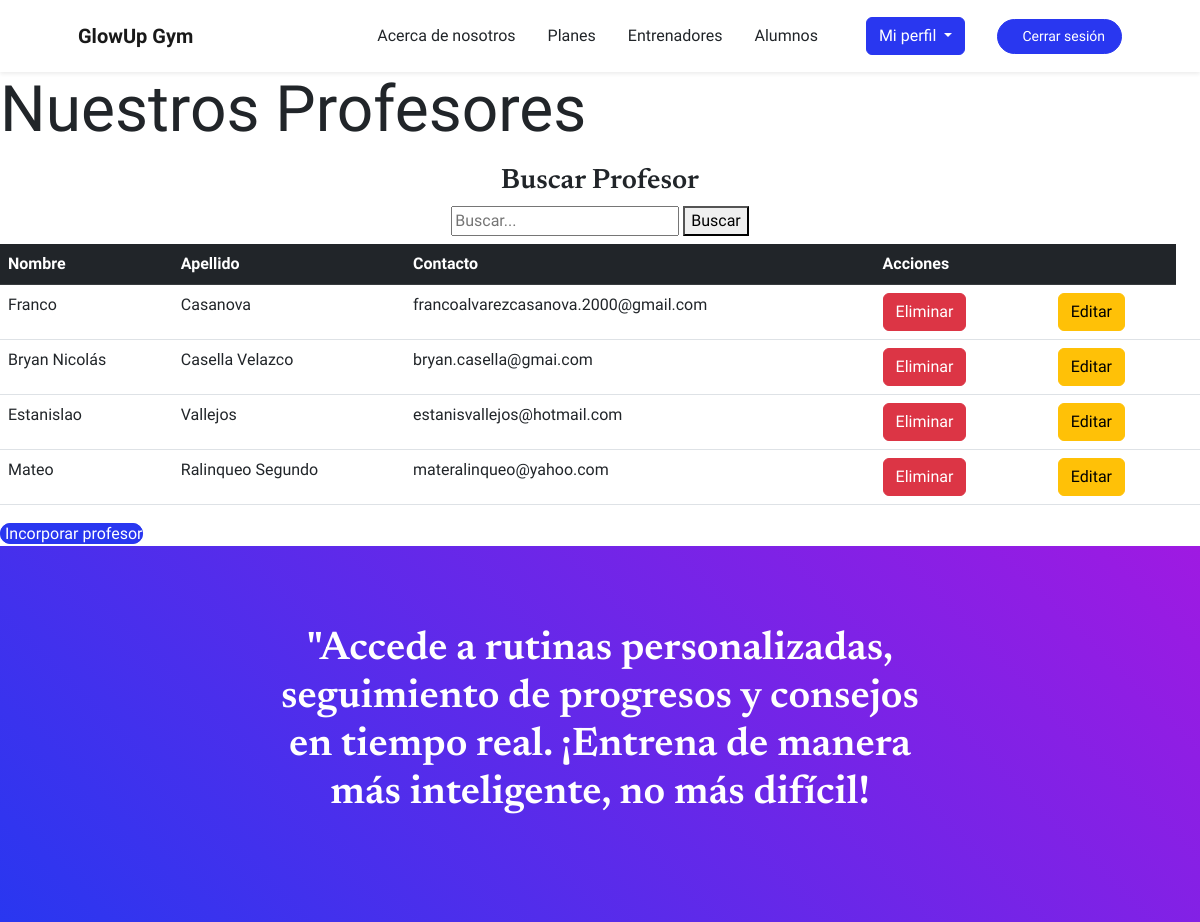
Screenshot of /app/profesores/ (signed in) with the database file from the repository.
### app/models.py (models this page shows, shortened)
class Profesor(models.Model):
    nombre = models.CharField(max_length=50)
    apellido = models.CharField(max_length=50)
    email = models.EmailField()
    telefono = models.CharField(max_length=15, null=True, blank=True)

### app/views.py (the view)
# urls.py: path('profesores/', Profesores, name='profesores'),
@login_required(login_url="login")
def Profesores(request):
    query = request.GET.get('q')
    if query:
        profes = Profesor.objects.filter(nombre__icontains=query)
    else:
        profes=Profesor.objects.all()
    return render(request,"app/profesores.html", {"profes":profes})

### app/templates/app/profesores.html (shortened to what this page needs)
{% extends 'app/base.html' %}
{% load static %}
{% block contenido%}
<br>
<br>
<br>
<h3 class="display-3 lh-3 mb-3" style="font-family: 'Fredoka One', sans-serif;">Nuestros Profesores</h3>
<h3 class="text-center mt-2">Buscar Profesor</h3>
<div class="d-flex flex-column align-items-center mb-2">
    <form action="" method="GET">
        <input type="text" name="q" placeholder="Buscar..." required>
        <button type="submit">Buscar</button>
    </form>
</div>
<table class="table">
    <thead class="table-dark">
        <tr>
            <th>Nombre</th>
            <th>Apellido</th>
            <th>Contacto</th>
            <th>Acciones</th>
            <th></th>
            <th></th>
        </tr>
    </thead>
    <tbody>
        {% for profes in profes %}
        <tr>
            <td>{{ profes.nombre }}</td>
            <td>{{ profes.apellido }}</td>
            <td>{{ profes.email }}</td>
                {% if user.is_superuser %}
                <td> <a class="btn btn-danger" href="{% url 'eliminarprofesor' profes.id %}">Eliminar</a><td>
                <td> <a class="btn btn-warning" href="{% url 'editarprofesor' profes.id %}">Editar</a><td>
                {% else %}
                <td><p>Se requiere permisos de edición</p><td>
                {% endif %}
        </tr>
        {% endfor %}
    </tbody>
</table>
{% if user.is_superuser %}
<ul class="navbar-nav ms-auto me-4 my-3 my-lg-0">
    <li class="nav-item">
        <a class="nav-link btn btn-primary rounded-pill text-white" href="{% url 'formularioprofesores' %}" style="padding: 0; font-size: inherit; line-height: inherit; display: inline;">
            Incorporar profesor
        </a>
    </li>
</ul>
{% else %}
<td><p>Se requiere permisos de edición</p><td>
{% endif %}
{% endblock %}

### rows the page displays
Profesor: nombre "Franco", apellido "Casanova", email "francoalvarezcasanova.2000@gmail.com"
Profesor: nombre "Bryan Nicolás", apellido "Casella Velazco", email "bryan.casella@gmai.com"
Profesor: nombre "Estanislao", apellido "Vallejos", email "estanisvallejos@hotmail.com"
Profesor: nombre "Mateo", apellido "Ralinqueo Segundo", email "materalinqueo@yahoo.com"
